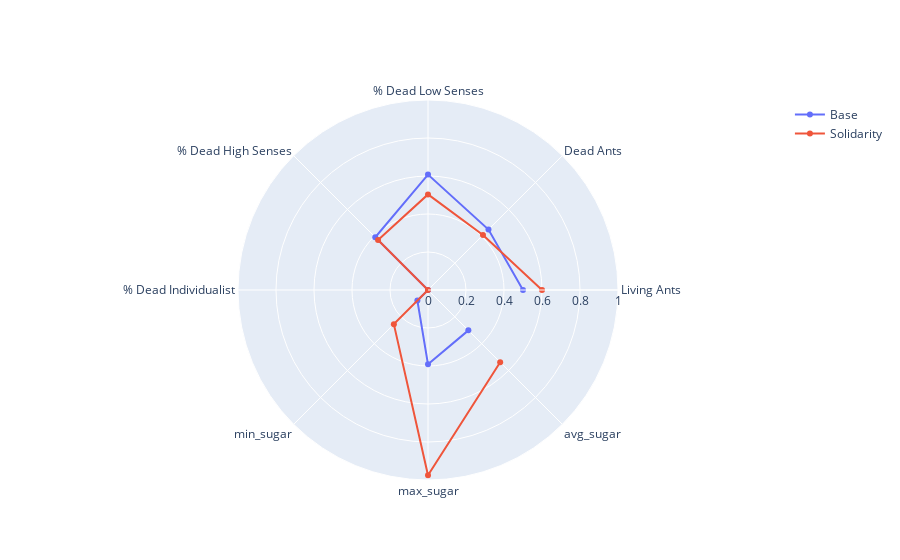

Notebook code cell kept with this figure:
### Code cell
fig = go.Figure()
fig.add_trace(go.Scatterpolar(
      r=[no_solidarity_normalized[c].mean() for c in categories],
      theta=categories,
      name='Base'
))
fig.add_trace(go.Scatterpolar(
      r=[solidarity_normalized[c].mean() for c in categories],
      theta=categories,
      name='Solidarity'
))

fig.update_layout(
  polar=dict(
    radialaxis=dict(
      visible=True,
      range=[0, 1]
    )),
  showlegend=True
)

fig.show()

### Figure 1 — Plotly figure (JSON) as saved in the notebook; plotly's stock layout.template omitted (floating-point values rounded to 4 significant figures)
{"data": [{"name": "Base", "r": [0.4998, 0.4502, 0.6073, 0.3927, 0, 0.07895, 0.391, 0.3005], "theta": ["Living Ants", "Dead Ants", "% Dead Low Senses", "% Dead High Senses", "% Dead Individualist", "min_sugar", "max_sugar", "avg_sugar"], "type": "scatterpolar"}, {"name": "Solidarity", "r": [0.6001, 0.4091, 0.5032, 0.3718, 0, 0.2542, 0.975, 0.5372], "theta": ["Living Ants", "Dead Ants", "% Dead Low Senses", "% Dead High Senses", "% Dead Individualist", "min_sugar", "max_sugar", "avg_sugar"], "type": "scatterpolar"}], "layout": {"polar": {"radialaxis": {"range": [0, 1], "visible": true}}, "showlegend": true}}
